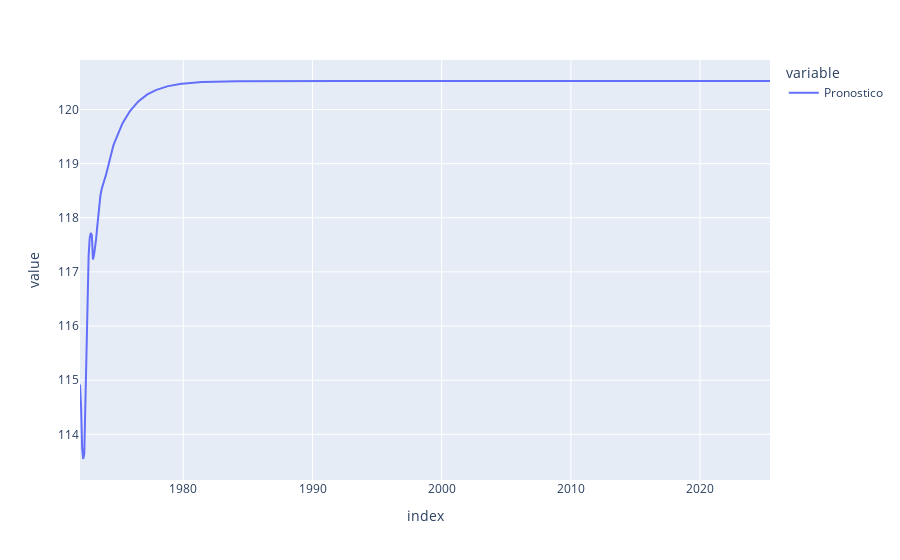

Notebook cell for this chart:
### Code cell
fig = px.line(df_pronostico)
fig.show()

### Figure 1 — Plotly figure (JSON) as saved in the notebook; plotly's stock layout.template omitted (floating-point values rounded to 4 significant figures; data arrays with more than 128 entries replaced by an {"elided": "..."} marker saying what was removed)
{"data": [{"hovertemplate": "variable=Pronostico<br>index=%{x}<br>value=%{y}<extra></extra>", "legendgroup": "Pronostico", "line": {"color": "#636efa", "dash": "solid"}, "marker": {"symbol": "circle"}, "mode": "lines", "name": "Pronostico", "orientation": "v", "showlegend": true, "type": "scatter", "x": {"elided": "642 str values"}, "xaxis": "x", "y": {"elided": "642 float values"}, "yaxis": "y"}], "layout": {"legend": {"title": {"text": "variable"}, "tracegroupgap": 0}, "margin": {"t": 60}, "xaxis": {"anchor": "y", "domain": [0, 1], "title": {"text": "index"}}, "yaxis": {"anchor": "x", "domain": [0, 1], "title": {"text": "value"}}}}
